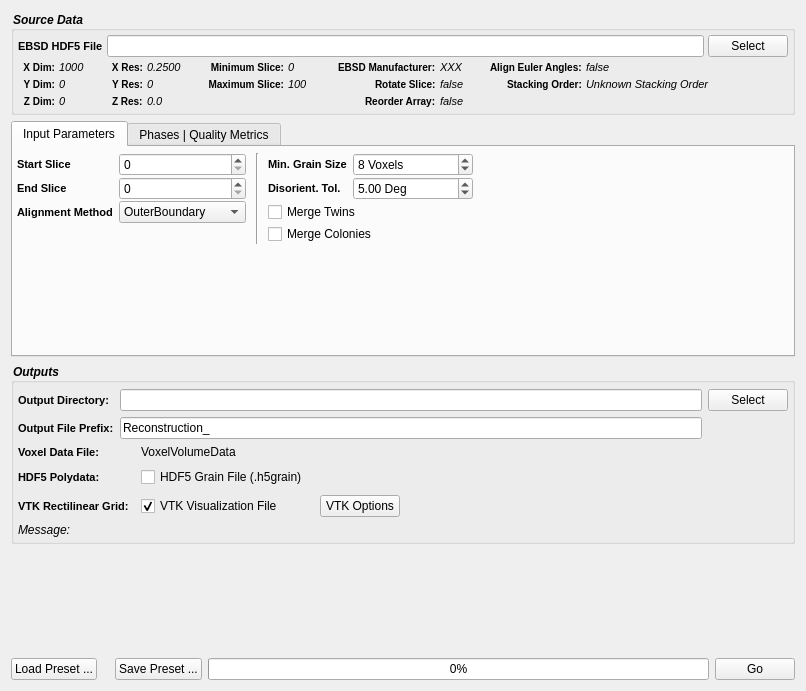
<?xml version="1.0" encoding="UTF-8"?>
<ui version="4.0">
 <class>ReconstructionWidget</class>
 <widget class="QWidget" name="ReconstructionWidget">
  <property name="geometry">
   <rect>
    <x>0</x>
    <y>0</y>
    <width>806</width>
    <height>691</height>
   </rect>
  </property>
  <property name="sizePolicy">
   <sizepolicy hsizetype="Expanding" vsizetype="Expanding">
    <horstretch>0</horstretch>
    <verstretch>0</verstretch>
   </sizepolicy>
  </property>
  <property name="windowTitle">
   <string>Form</string>
  </property>
  <property name="styleSheet">
   <string notr="true"/>
  </property>
  <layout class="QGridLayout" name="gridLayout_7">
   <item row="0" column="0">
    <widget class="QGroupBox" name="groupBox_3">
     <property name="font">
      <font>
       <pointsize>-1</pointsize>
       <weight>75</weight>
       <italic>true</italic>
       <bold>true</bold>
      </font>
     </property>
     <property name="styleSheet">
      <string notr="true">QGroupBox 
{
	font-style: italic;font-weight: bold;
  font-size: 12px;
  }
</string>
     </property>
     <property name="title">
      <string>Source Data</string>
     </property>
     <layout class="QGridLayout" name="gridLayout_5">
      <property name="margin">
       <number>4</number>
      </property>
      <property name="spacing">
       <number>4</number>
      </property>
      <item row="0" column="0" colspan="12">
       <layout class="QGridLayout" name="gridLayout_2">
        <item row="1" column="1">
         <widget class="QLabel" name="label">
          <property name="styleSheet">
           <string notr="true">QLabel {
font-weight: bold;
font-size: 11px;
}</string>
          </property>
          <property name="text">
           <string>EBSD HDF5 File</string>
          </property>
         </widget>
        </item>
        <item row="1" column="2">
         <widget class="QFSDropLineEdit" name="m_H5EbsdFile"/>
        </item>
        <item row="1" column="3">
         <widget class="QPushButton" name="m_H5EbsdBtn">
          <property name="text">
           <string>Select</string>
          </property>
         </widget>
        </item>
       </layout>
      </item>
      <item row="1" column="4">
       <layout class="QFormLayout" name="formLayout">
        <property name="fieldGrowthPolicy">
         <enum>QFormLayout::FieldsStayAtSizeHint</enum>
        </property>
        <property name="labelAlignment">
         <set>Qt::AlignRight|Qt::AlignTrailing|Qt::AlignVCenter</set>
        </property>
        <property name="leftMargin">
         <number>5</number>
        </property>
        <property name="rightMargin">
         <number>5</number>
        </property>
        <item row="0" column="0">
         <widget class="QLabel" name="label_7">
          <property name="font">
           <font>
            <pointsize>-1</pointsize>
            <weight>75</weight>
            <bold>true</bold>
           </font>
          </property>
          <property name="styleSheet">
           <string notr="true">QLabel {
font-weight: bold;
font-size: 10px;
}</string>
          </property>
          <property name="text">
           <string>Minimum Slice:</string>
          </property>
          <property name="alignment">
           <set>Qt::AlignRight|Qt::AlignTrailing|Qt::AlignVCenter</set>
          </property>
         </widget>
        </item>
        <item row="0" column="1">
         <widget class="QLabel" name="m_ZMin">
          <property name="font">
           <font>
            <pointsize>-1</pointsize>
            <italic>true</italic>
           </font>
          </property>
          <property name="styleSheet">
           <string notr="true">QLabel {
	font-size: 11px;
	font-style: italic;
}</string>
          </property>
          <property name="text">
           <string>0</string>
          </property>
          <property name="scaledContents">
           <bool>true</bool>
          </property>
         </widget>
        </item>
        <item row="1" column="0">
         <widget class="QLabel" name="label_54">
          <property name="font">
           <font>
            <pointsize>-1</pointsize>
            <weight>75</weight>
            <bold>true</bold>
           </font>
          </property>
          <property name="styleSheet">
           <string notr="true">QLabel {
font-weight: bold;
font-size: 10px;
}</string>
          </property>
          <property name="text">
           <string>Maximum Slice:</string>
          </property>
          <property name="alignment">
           <set>Qt::AlignRight|Qt::AlignTrailing|Qt::AlignVCenter</set>
          </property>
         </widget>
        </item>
        <item row="1" column="1">
         <widget class="QLabel" name="m_ZMax">
          <property name="font">
           <font>
            <pointsize>-1</pointsize>
            <italic>true</italic>
           </font>
          </property>
          <property name="styleSheet">
           <string notr="true">QLabel {
	font-size: 11px;
	font-style: italic;
}</string>
          </property>
          <property name="text">
           <string>100</string>
          </property>
          <property name="scaledContents">
           <bool>true</bool>
          </property>
         </widget>
        </item>
       </layout>
      </item>
      <item row="1" column="11">
       <spacer name="horizontalSpacer_2">
        <property name="orientation">
         <enum>Qt::Horizontal</enum>
        </property>
        <property name="sizeHint" stdset="0">
         <size>
          <width>40</width>
          <height>20</height>
         </size>
        </property>
       </spacer>
      </item>
      <item row="1" column="7">
       <layout class="QFormLayout" name="formLayout_5">
        <property name="fieldGrowthPolicy">
         <enum>QFormLayout::FieldsStayAtSizeHint</enum>
        </property>
        <property name="labelAlignment">
         <set>Qt::AlignRight|Qt::AlignTrailing|Qt::AlignVCenter</set>
        </property>
        <property name="leftMargin">
         <number>5</number>
        </property>
        <property name="rightMargin">
         <number>5</number>
        </property>
        <item row="0" column="0">
         <widget class="QLabel" name="label_23">
          <property name="font">
           <font>
            <pointsize>-1</pointsize>
            <weight>75</weight>
            <bold>true</bold>
           </font>
          </property>
          <property name="styleSheet">
           <string notr="true">QLabel {
font-weight: bold;
font-size: 10px;
}</string>
          </property>
          <property name="text">
           <string>EBSD Manufacturer:</string>
          </property>
          <property name="alignment">
           <set>Qt::AlignJustify|Qt::AlignVCenter</set>
          </property>
          <property name="wordWrap">
           <bool>false</bool>
          </property>
         </widget>
        </item>
        <item row="0" column="1">
         <widget class="QLabel" name="m_EbsdManufacturer">
          <property name="font">
           <font>
            <pointsize>-1</pointsize>
            <italic>true</italic>
           </font>
          </property>
          <property name="styleSheet">
           <string notr="true">QLabel {
	font-size: 11px;
	font-style: italic;
}</string>
          </property>
          <property name="text">
           <string>XXX</string>
          </property>
          <property name="scaledContents">
           <bool>true</bool>
          </property>
         </widget>
        </item>
        <item row="1" column="0">
         <widget class="QLabel" name="label_3">
          <property name="font">
           <font>
            <pointsize>-1</pointsize>
            <weight>75</weight>
            <bold>true</bold>
           </font>
          </property>
          <property name="styleSheet">
           <string notr="true">QLabel {
font-weight: bold;
font-size: 10px;
}</string>
          </property>
          <property name="text">
           <string>Rotate Slice:</string>
          </property>
          <property name="alignment">
           <set>Qt::AlignJustify|Qt::AlignVCenter</set>
          </property>
          <property name="wordWrap">
           <bool>false</bool>
          </property>
         </widget>
        </item>
        <item row="1" column="1">
         <widget class="QLabel" name="m_RotateSliceLabel">
          <property name="font">
           <font>
            <pointsize>-1</pointsize>
            <italic>true</italic>
           </font>
          </property>
          <property name="styleSheet">
           <string notr="true">QLabel {
	font-size: 11px;
	font-style: italic;
}</string>
          </property>
          <property name="text">
           <string>false</string>
          </property>
          <property name="scaledContents">
           <bool>true</bool>
          </property>
         </widget>
        </item>
        <item row="2" column="0">
         <widget class="QLabel" name="label_20">
          <property name="font">
           <font>
            <pointsize>-1</pointsize>
            <weight>75</weight>
            <bold>true</bold>
           </font>
          </property>
          <property name="styleSheet">
           <string notr="true">QLabel {
font-weight: bold;
font-size: 10px;
}</string>
          </property>
          <property name="text">
           <string>Reorder Array:</string>
          </property>
          <property name="alignment">
           <set>Qt::AlignJustify|Qt::AlignVCenter</set>
          </property>
          <property name="wordWrap">
           <bool>false</bool>
          </property>
         </widget>
        </item>
        <item row="2" column="1">
         <widget class="QLabel" name="m_ReorderArrayLabel">
          <property name="font">
           <font>
            <pointsize>-1</pointsize>
            <italic>true</italic>
           </font>
          </property>
          <property name="styleSheet">
           <string notr="true">QLabel {
	font-size: 11px;
	font-style: italic;
}</string>
          </property>
          <property name="text">
           <string>false</string>
          </property>
          <property name="scaledContents">
           <bool>true</bool>
          </property>
         </widget>
        </item>
       </layout>
      </item>
      <item row="1" column="9">
       <layout class="QFormLayout" name="formLayout_2">
        <property name="labelAlignment">
         <set>Qt::AlignRight|Qt::AlignTrailing|Qt::AlignVCenter</set>
        </property>
        <property name="leftMargin">
         <number>5</number>
        </property>
        <property name="rightMargin">
         <number>5</number>
        </property>
        <item row="1" column="0">
         <widget class="QLabel" name="label_24">
          <property name="font">
           <font>
            <pointsize>-1</pointsize>
            <weight>75</weight>
            <bold>true</bold>
           </font>
          </property>
          <property name="styleSheet">
           <string notr="true">QLabel {
font-weight: bold;
font-size: 10px;
}</string>
          </property>
          <property name="text">
           <string>Stacking Order:</string>
          </property>
          <property name="scaledContents">
           <bool>false</bool>
          </property>
         </widget>
        </item>
        <item row="0" column="0">
         <widget class="QLabel" name="label_22">
          <property name="font">
           <font>
            <pointsize>-1</pointsize>
            <weight>75</weight>
            <bold>true</bold>
           </font>
          </property>
          <property name="styleSheet">
           <string notr="true">QLabel {
font-weight: bold;
font-size: 10px;
}</string>
          </property>
          <property name="text">
           <string>Align Euler Angles:</string>
          </property>
          <property name="scaledContents">
           <bool>false</bool>
          </property>
         </widget>
        </item>
        <item row="0" column="1">
         <widget class="QLabel" name="m_AlignEulersLabel">
          <property name="font">
           <font>
            <pointsize>-1</pointsize>
            <italic>true</italic>
           </font>
          </property>
          <property name="styleSheet">
           <string notr="true">QLabel {
	font-size: 11px;
	font-style: italic;
}</string>
          </property>
          <property name="text">
           <string>false</string>
          </property>
          <property name="scaledContents">
           <bool>true</bool>
          </property>
         </widget>
        </item>
        <item row="1" column="1">
         <widget class="QLabel" name="m_StackingOrder">
          <property name="font">
           <font>
            <pointsize>-1</pointsize>
            <italic>true</italic>
           </font>
          </property>
          <property name="styleSheet">
           <string notr="true">QLabel {
	font-size: 11px;
	font-style: italic;
}</string>
          </property>
          <property name="text">
           <string>Unknown Stacking Order</string>
          </property>
          <property name="scaledContents">
           <bool>true</bool>
          </property>
         </widget>
        </item>
       </layout>
      </item>
      <item row="1" column="3">
       <spacer name="horizontalSpacer_3">
        <property name="orientation">
         <enum>Qt::Horizontal</enum>
        </property>
        <property name="sizeType">
         <enum>QSizePolicy::Fixed</enum>
        </property>
        <property name="sizeHint" stdset="0">
         <size>
          <width>8</width>
          <height>20</height>
         </size>
        </property>
       </spacer>
      </item>
      <item row="1" column="1">
       <spacer name="horizontalSpacer_4">
        <property name="orientation">
         <enum>Qt::Horizontal</enum>
        </property>
        <property name="sizeType">
         <enum>QSizePolicy::Fixed</enum>
        </property>
        <property name="sizeHint" stdset="0">
         <size>
          <width>8</width>
          <height>20</height>
         </size>
        </property>
       </spacer>
      </item>
      <item row="1" column="5">
       <spacer name="horizontalSpacer_6">
        <property name="orientation">
         <enum>Qt::Horizontal</enum>
        </property>
        <property name="sizeType">
         <enum>QSizePolicy::Fixed</enum>
        </property>
        <property name="sizeHint" stdset="0">
         <size>
          <width>8</width>
          <height>20</height>
         </size>
        </property>
       </spacer>
      </item>
      <item row="1" column="8">
       <spacer name="horizontalSpacer_5">
        <property name="orientation">
         <enum>Qt::Horizontal</enum>
        </property>
        <property name="sizeType">
         <enum>QSizePolicy::Fixed</enum>
        </property>
        <property name="sizeHint" stdset="0">
         <size>
          <width>8</width>
          <height>20</height>
         </size>
        </property>
       </spacer>
      </item>
      <item row="1" column="2">
       <layout class="QFormLayout" name="formLayout_4">
        <property name="labelAlignment">
         <set>Qt::AlignRight|Qt::AlignTrailing|Qt::AlignVCenter</set>
        </property>
        <property name="leftMargin">
         <number>5</number>
        </property>
        <property name="rightMargin">
         <number>5</number>
        </property>
        <item row="0" column="0">
         <widget class="QLabel" name="label_16">
          <property name="font">
           <font>
            <pointsize>-1</pointsize>
            <weight>75</weight>
            <bold>true</bold>
           </font>
          </property>
          <property name="styleSheet">
           <string notr="true">QLabel {
font-weight: bold;
font-size: 10px;
}</string>
          </property>
          <property name="text">
           <string>X Res:</string>
          </property>
          <property name="alignment">
           <set>Qt::AlignRight|Qt::AlignTrailing|Qt::AlignVCenter</set>
          </property>
         </widget>
        </item>
        <item row="0" column="1">
         <widget class="QLabel" name="m_XRes">
          <property name="font">
           <font>
            <pointsize>-1</pointsize>
            <italic>true</italic>
           </font>
          </property>
          <property name="styleSheet">
           <string notr="true">QLabel {
	font-size: 11px;
	font-style: italic;
}</string>
          </property>
          <property name="text">
           <string>0.2500</string>
          </property>
          <property name="scaledContents">
           <bool>true</bool>
          </property>
         </widget>
        </item>
        <item row="1" column="0">
         <widget class="QLabel" name="label_17">
          <property name="font">
           <font>
            <pointsize>-1</pointsize>
            <weight>75</weight>
            <bold>true</bold>
           </font>
          </property>
          <property name="styleSheet">
           <string notr="true">QLabel {
font-weight: bold;
font-size: 10px;
}</string>
          </property>
          <property name="text">
           <string>Y Res:</string>
          </property>
          <property name="alignment">
           <set>Qt::AlignRight|Qt::AlignTrailing|Qt::AlignVCenter</set>
          </property>
         </widget>
        </item>
        <item row="1" column="1">
         <widget class="QLabel" name="m_YRes">
          <property name="font">
           <font>
            <pointsize>-1</pointsize>
            <italic>true</italic>
           </font>
          </property>
          <property name="styleSheet">
           <string notr="true">QLabel {
	font-size: 11px;
	font-style: italic;
}</string>
          </property>
          <property name="text">
           <string>0</string>
          </property>
          <property name="scaledContents">
           <bool>true</bool>
          </property>
         </widget>
        </item>
        <item row="2" column="0">
         <widget class="QLabel" name="m_ZMax_2">
          <property name="font">
           <font>
            <pointsize>-1</pointsize>
            <weight>75</weight>
            <bold>true</bold>
           </font>
          </property>
          <property name="styleSheet">
           <string notr="true">QLabel {
font-weight: bold;
font-size: 10px;
}</string>
          </property>
          <property name="text">
           <string>Z Res:</string>
          </property>
         </widget>
        </item>
        <item row="2" column="1">
         <widget class="QLabel" name="m_ZRes">
          <property name="font">
           <font>
            <pointsize>-1</pointsize>
            <italic>true</italic>
           </font>
          </property>
          <property name="styleSheet">
           <string notr="true">QLabel {
	font-size: 11px;
	font-style: italic;
}</string>
          </property>
          <property name="text">
           <string>0.0</string>
          </property>
          <property name="scaledContents">
           <bool>true</bool>
          </property>
         </widget>
        </item>
       </layout>
      </item>
      <item row="1" column="0">
       <layout class="QFormLayout" name="formLayout_3">
        <property name="fieldGrowthPolicy">
         <enum>QFormLayout::AllNonFixedFieldsGrow</enum>
        </property>
        <property name="leftMargin">
         <number>5</number>
        </property>
        <property name="rightMargin">
         <number>5</number>
        </property>
        <item row="0" column="0">
         <widget class="QLabel" name="label_13">
          <property name="font">
           <font>
            <pointsize>-1</pointsize>
            <weight>75</weight>
            <bold>true</bold>
           </font>
          </property>
          <property name="styleSheet">
           <string notr="true">QLabel {
font-weight: bold;
font-size: 10px;
}</string>
          </property>
          <property name="text">
           <string>X Dim:</string>
          </property>
          <property name="alignment">
           <set>Qt::AlignRight|Qt::AlignTrailing|Qt::AlignVCenter</set>
          </property>
         </widget>
        </item>
        <item row="0" column="1">
         <widget class="QLabel" name="m_XDim">
          <property name="font">
           <font>
            <pointsize>-1</pointsize>
            <italic>true</italic>
           </font>
          </property>
          <property name="styleSheet">
           <string notr="true">QLabel {
	font-size: 11px;
	font-style: italic;
}</string>
          </property>
          <property name="text">
           <string>1000</string>
          </property>
          <property name="scaledContents">
           <bool>true</bool>
          </property>
         </widget>
        </item>
        <item row="1" column="0">
         <widget class="QLabel" name="label_14">
          <property name="font">
           <font>
            <pointsize>-1</pointsize>
            <weight>75</weight>
            <bold>true</bold>
           </font>
          </property>
          <property name="styleSheet">
           <string notr="true">QLabel {
font-weight: bold;
font-size: 10px;
}</string>
          </property>
          <property name="text">
           <string>Y Dim:</string>
          </property>
          <property name="alignment">
           <set>Qt::AlignRight|Qt::AlignTrailing|Qt::AlignVCenter</set>
          </property>
         </widget>
        </item>
        <item row="1" column="1">
         <widget class="QLabel" name="m_YDim">
          <property name="font">
           <font>
            <pointsize>-1</pointsize>
            <italic>true</italic>
           </font>
          </property>
          <property name="styleSheet">
           <string notr="true">QLabel {
	font-size: 11px;
	font-style: italic;
}</string>
          </property>
          <property name="text">
           <string>0</string>
          </property>
          <property name="scaledContents">
           <bool>true</bool>
          </property>
         </widget>
        </item>
        <item row="2" column="0">
         <widget class="QLabel" name="label_15">
          <property name="font">
           <font>
            <pointsize>-1</pointsize>
            <weight>75</weight>
            <bold>true</bold>
           </font>
          </property>
          <property name="styleSheet">
           <string notr="true">QLabel {
font-weight: bold;
font-size: 10px;
}</string>
          </property>
          <property name="text">
           <string>Z Dim:</string>
          </property>
          <property name="alignment">
           <set>Qt::AlignRight|Qt::AlignTrailing|Qt::AlignVCenter</set>
          </property>
         </widget>
        </item>
        <item row="2" column="1">
         <widget class="QLabel" name="m_ZDim">
          <property name="font">
           <font>
            <pointsize>-1</pointsize>
            <italic>true</italic>
           </font>
          </property>
          <property name="styleSheet">
           <string notr="true">QLabel {
	font-size: 11px;
	font-style: italic;
}</string>
          </property>
          <property name="text">
           <string>0</string>
          </property>
          <property name="scaledContents">
           <bool>true</bool>
          </property>
         </widget>
        </item>
       </layout>
      </item>
     </layout>
    </widget>
   </item>
   <item row="1" column="0">
    <widget class="QTabWidget" name="tabWidget">
     <property name="sizePolicy">
      <sizepolicy hsizetype="Expanding" vsizetype="Maximum">
       <horstretch>0</horstretch>
       <verstretch>0</verstretch>
      </sizepolicy>
     </property>
     <property name="styleSheet">
      <string notr="true"/>
     </property>
     <property name="tabPosition">
      <enum>QTabWidget::North</enum>
     </property>
     <property name="tabShape">
      <enum>QTabWidget::Rounded</enum>
     </property>
     <property name="currentIndex">
      <number>0</number>
     </property>
     <property name="documentMode">
      <bool>false</bool>
     </property>
     <widget class="QWidget" name="input_parameters_tab">
      <property name="sizePolicy">
       <sizepolicy hsizetype="Preferred" vsizetype="Maximum">
        <horstretch>0</horstretch>
        <verstretch>0</verstretch>
       </sizepolicy>
      </property>
      <attribute name="title">
       <string>Input Parameters</string>
      </attribute>
      <layout class="QGridLayout" name="gridLayout_6" rowstretch="1,1,1,1,0">
       <property name="leftMargin">
        <number>4</number>
       </property>
       <property name="topMargin">
        <number>6</number>
       </property>
       <property name="rightMargin">
        <number>4</number>
       </property>
       <property name="bottomMargin">
        <number>4</number>
       </property>
       <property name="horizontalSpacing">
        <number>6</number>
       </property>
       <property name="verticalSpacing">
        <number>1</number>
       </property>
       <item row="0" column="0">
        <widget class="QLabel" name="label_5">
         <property name="styleSheet">
          <string notr="true">QLabel {
font-weight: bold;
font-size: 11px;
}</string>
         </property>
         <property name="text">
          <string>Start Slice</string>
         </property>
        </widget>
       </item>
       <item row="0" column="3" rowspan="4">
        <widget class="Line" name="line_2">
         <property name="minimumSize">
          <size>
           <width>10</width>
           <height>0</height>
          </size>
         </property>
         <property name="orientation">
          <enum>Qt::Vertical</enum>
         </property>
        </widget>
       </item>
       <item row="0" column="4">
        <widget class="QLabel" name="label_8">
         <property name="styleSheet">
          <string notr="true">QLabel {
font-weight: bold;
font-size: 11px;
}</string>
         </property>
         <property name="text">
          <string>Min. Grain Size</string>
         </property>
        </widget>
       </item>
       <item row="0" column="5">
        <widget class="QSpinBox" name="m_MinAllowedGrainSize">
         <property name="suffix">
          <string> Voxels</string>
         </property>
         <property name="minimum">
          <number>1</number>
         </property>
         <property name="maximum">
          <number>1000</number>
         </property>
         <property name="value">
          <number>8</number>
         </property>
        </widget>
       </item>
       <item row="0" column="6" rowspan="4">
        <spacer name="horizontalSpacer">
         <property name="orientation">
          <enum>Qt::Horizontal</enum>
         </property>
         <property name="sizeHint" stdset="0">
          <size>
           <width>40</width>
           <height>20</height>
          </size>
         </property>
        </spacer>
       </item>
       <item row="1" column="0">
        <widget class="QLabel" name="label_6">
         <property name="styleSheet">
          <string notr="true">QLabel {
font-weight: bold;
font-size: 11px;
}</string>
         </property>
         <property name="text">
          <string>End Slice</string>
         </property>
        </widget>
       </item>
       <item row="1" column="4">
        <widget class="QLabel" name="label_10">
         <property name="styleSheet">
          <string notr="true">QLabel {
font-weight: bold;
font-size: 11px;
}</string>
         </property>
         <property name="text">
          <string>Disorient. Tol.</string>
         </property>
        </widget>
       </item>
       <item row="1" column="5">
        <widget class="QDoubleSpinBox" name="m_MisOrientationTolerance">
         <property name="minimumSize">
          <size>
           <width>120</width>
           <height>0</height>
          </size>
         </property>
         <property name="suffix">
          <string> Deg</string>
         </property>
         <property name="decimals">
          <number>2</number>
         </property>
         <property name="maximum">
          <double>180.000000000000000</double>
         </property>
         <property name="singleStep">
          <double>1.000000000000000</double>
         </property>
         <property name="value">
          <double>5.000000000000000</double>
         </property>
        </widget>
       </item>
       <item row="2" column="0">
        <widget class="QLabel" name="label_34">
         <property name="styleSheet">
          <string notr="true">QLabel {
font-weight: bold;
font-size: 11px;
}</string>
         </property>
         <property name="text">
          <string>Alignment Method</string>
         </property>
        </widget>
       </item>
       <item row="2" column="4" colspan="2">
        <widget class="QCheckBox" name="m_MergeTwins">
         <property name="styleSheet">
          <string notr="true">QLabel {
font-weight: bold;
font-size: 10px;
}</string>
         </property>
         <property name="text">
          <string>Merge Twins</string>
         </property>
        </widget>
       </item>
       <item row="3" column="4" colspan="2">
        <widget class="QCheckBox" name="m_MergeColonies">
         <property name="styleSheet">
          <string notr="true">QLabel {
font-weight: bold;
font-size: 10px;
}</string>
         </property>
         <property name="text">
          <string>Merge Colonies</string>
         </property>
        </widget>
       </item>
       <item row="2" column="1">
        <widget class="QComboBox" name="m_AlignMeth">
         <item>
          <property name="text">
           <string>OuterBoundary</string>
          </property>
         </item>
         <item>
          <property name="text">
           <string>Misorientation</string>
          </property>
         </item>
         <item>
          <property name="text">
           <string>MutualInformation</string>
          </property>
         </item>
        </widget>
       </item>
       <item row="1" column="1">
        <widget class="QSpinBox" name="m_ZEndIndex">
         <property name="minimumSize">
          <size>
           <width>75</width>
           <height>0</height>
          </size>
         </property>
        </widget>
       </item>
       <item row="0" column="1">
        <widget class="QSpinBox" name="m_ZStartIndex">
         <property name="minimumSize">
          <size>
           <width>75</width>
           <height>0</height>
          </size>
         </property>
        </widget>
       </item>
       <item row="4" column="4">
        <spacer name="verticalSpacer">
         <property name="orientation">
          <enum>Qt::Vertical</enum>
         </property>
         <property name="sizeHint" stdset="0">
          <size>
           <width>20</width>
           <height>40</height>
          </size>
         </property>
        </spacer>
       </item>
      </layout>
     </widget>
     <widget class="QWidget" name="phase_quality_metric_tab">
      <property name="sizePolicy">
       <sizepolicy hsizetype="Preferred" vsizetype="Maximum">
        <horstretch>0</horstretch>
        <verstretch>0</verstretch>
       </sizepolicy>
      </property>
      <attribute name="title">
       <string>Phases | Quality Metrics</string>
      </attribute>
      <layout class="QGridLayout" name="gridLayout_3">
       <property name="leftMargin">
        <number>5</number>
       </property>
       <property name="rightMargin">
        <number>5</number>
       </property>
       <property name="bottomMargin">
        <number>5</number>
       </property>
       <property name="spacing">
        <number>3</number>
       </property>
       <item row="1" column="4" rowspan="2">
        <layout class="QVBoxLayout" name="verticalLayout_3">
         <property name="spacing">
          <number>4</number>
         </property>
         <property name="sizeConstraint">
          <enum>QLayout::SetDefaultConstraint</enum>
         </property>
         <property name="leftMargin">
          <number>5</number>
         </property>
         <property name="rightMargin">
          <number>5</number>
         </property>
         <property name="bottomMargin">
          <number>0</number>
         </property>
         <item>
          <widget class="QTableView" name="m_QualityMetricTableView">
           <property name="sizePolicy">
            <sizepolicy hsizetype="Expanding" vsizetype="Expanding">
             <horstretch>0</horstretch>
             <verstretch>0</verstretch>
            </sizepolicy>
           </property>
           <property name="minimumSize">
            <size>
             <width>0</width>
             <height>100</height>
            </size>
           </property>
           <property name="maximumSize">
            <size>
             <width>16777215</width>
             <height>150</height>
            </size>
           </property>
           <property name="editTriggers">
            <set>QAbstractItemView::AnyKeyPressed|QAbstractItemView::EditKeyPressed|QAbstractItemView::SelectedClicked</set>
           </property>
           <property name="alternatingRowColors">
            <bool>true</bool>
           </property>
           <property name="verticalScrollMode">
            <enum>QAbstractItemView::ScrollPerPixel</enum>
           </property>
           <property name="horizontalScrollMode">
            <enum>QAbstractItemView::ScrollPerPixel</enum>
           </property>
           <property name="showGrid">
            <bool>false</bool>
           </property>
           <property name="cornerButtonEnabled">
            <bool>false</bool>
           </property>
           <attribute name="horizontalHeaderDefaultSectionSize">
            <number>120</number>
           </attribute>
           <attribute name="verticalHeaderVisible">
            <bool>false</bool>
           </attribute>
          </widget>
         </item>
         <item>
          <layout class="QHBoxLayout" name="horizontalLayout_2">
           <property name="topMargin">
            <number>0</number>
           </property>
           <item>
            <widget class="QToolButton" name="addQualityMetric">
             <property name="text">
              <string>+</string>
             </property>
             <property name="icon">
              <iconset resource="../../../../Resources/icons/images/Icons.qrc">
               <normaloff>:/plus.png</normaloff>:/plus.png</iconset>
             </property>
            </widget>
           </item>
           <item>
            <widget class="QToolButton" name="removeQualityMetric">
             <property name="text">
              <string>-</string>
             </property>
             <property name="icon">
              <iconset resource="../../../../Resources/icons/images/Icons.qrc">
               <normaloff>:/minus.png</normaloff>:/minus.png</iconset>
             </property>
            </widget>
           </item>
           <item>
            <spacer name="horizontalSpacer_8">
             <property name="orientation">
              <enum>Qt::Horizontal</enum>
             </property>
             <property name="sizeHint" stdset="0">
              <size>
               <width>40</width>
               <height>20</height>
              </size>
             </property>
            </spacer>
           </item>
          </layout>
         </item>
        </layout>
       </item>
       <item row="0" column="4">
        <widget class="QLabel" name="label_9">
         <property name="text">
          <string>Voxel Quality Metrics</string>
         </property>
         <property name="alignment">
          <set>Qt::AlignCenter</set>
         </property>
        </widget>
       </item>
       <item row="0" column="0">
        <widget class="QLabel" name="label_11">
         <property name="text">
          <string>Phase Types</string>
         </property>
         <property name="alignment">
          <set>Qt::AlignCenter</set>
         </property>
        </widget>
       </item>
       <item row="1" column="0">
        <widget class="QListWidget" name="phaseTypeList">
         <property name="sizePolicy">
          <sizepolicy hsizetype="Preferred" vsizetype="Expanding">
           <horstretch>0</horstretch>
           <verstretch>0</verstretch>
          </sizepolicy>
         </property>
         <property name="minimumSize">
          <size>
           <width>0</width>
           <height>100</height>
          </size>
         </property>
         <property name="maximumSize">
          <size>
           <width>16777215</width>
           <height>150</height>
          </size>
         </property>
         <property name="editTriggers">
          <set>QAbstractItemView::AllEditTriggers</set>
         </property>
         <property name="alternatingRowColors">
          <bool>true</bool>
         </property>
        </widget>
       </item>
       <item row="1" column="1" rowspan="2">
        <widget class="Line" name="line">
         <property name="orientation">
          <enum>Qt::Vertical</enum>
         </property>
        </widget>
       </item>
      </layout>
     </widget>
    </widget>
   </item>
   <item row="2" column="0">
    <widget class="QGroupBox" name="groupBox">
     <property name="font">
      <font>
       <pointsize>-1</pointsize>
       <weight>75</weight>
       <italic>true</italic>
       <bold>true</bold>
      </font>
     </property>
     <property name="mouseTracking">
      <bool>true</bool>
     </property>
     <property name="styleSheet">
      <string notr="true">QGroupBox 
{
	font-style: italic;font-weight: bold;
font-size: 12px;
}</string>
     </property>
     <property name="title">
      <string>Outputs</string>
     </property>
     <layout class="QVBoxLayout" name="verticalLayout">
      <property name="spacing">
       <number>6</number>
      </property>
      <property name="leftMargin">
       <number>4</number>
      </property>
      <property name="topMargin">
       <number>6</number>
      </property>
      <property name="rightMargin">
       <number>4</number>
      </property>
      <property name="bottomMargin">
       <number>4</number>
      </property>
      <item>
       <layout class="QGridLayout" name="gridLayout">
        <item row="0" column="0">
         <widget class="QLabel" name="label_2">
          <property name="styleSheet">
           <string notr="true">QLabel {
font-weight: bold;
font-size: 11px;
}</string>
          </property>
          <property name="text">
           <string>Output Directory:</string>
          </property>
         </widget>
        </item>
        <item row="0" column="1">
         <widget class="QFSDropLineEdit" name="m_OutputDir"/>
        </item>
        <item row="0" column="2">
         <widget class="QPushButton" name="m_OutputDirBtn">
          <property name="text">
           <string>Select</string>
          </property>
         </widget>
        </item>
        <item row="1" column="0">
         <widget class="QLabel" name="label_4">
          <property name="styleSheet">
           <string notr="true">QLabel {
font-weight: bold;
font-size: 11px;
}</string>
          </property>
          <property name="text">
           <string>Output File Prefix:</string>
          </property>
         </widget>
        </item>
        <item row="1" column="1">
         <widget class="QLineEdit" name="m_OutputFilePrefix">
          <property name="text">
           <string>Reconstruction_</string>
          </property>
         </widget>
        </item>
       </layout>
      </item>
      <item>
       <layout class="QGridLayout" name="gridLayout_4">
        <property name="horizontalSpacing">
         <number>12</number>
        </property>
        <property name="verticalSpacing">
         <number>8</number>
        </property>
        <item row="0" column="0">
         <widget class="QLabel" name="label_12">
          <property name="styleSheet">
           <string notr="true">QLabel {
font-weight: bold;
font-size: 11px;
}</string>
          </property>
          <property name="text">
           <string>Voxel Data File:</string>
          </property>
         </widget>
        </item>
        <item row="0" column="1">
         <widget class="QLabel" name="m_H5VoxelFile">
          <property name="text">
           <string>VoxelVolumeData</string>
          </property>
         </widget>
        </item>
        <item row="1" column="0">
         <widget class="QLabel" name="label_19">
          <property name="styleSheet">
           <string notr="true">QLabel {
font-weight: bold;
font-size: 11px;
}</string>
          </property>
          <property name="text">
           <string>HDF5 Polydata:</string>
          </property>
         </widget>
        </item>
        <item row="1" column="1">
         <widget class="QCheckBox" name="m_HDF5GrainFile">
          <property name="text">
           <string>HDF5 Grain File (.h5grain)</string>
          </property>
          <property name="checked">
           <bool>false</bool>
          </property>
         </widget>
        </item>
        <item row="2" column="0">
         <widget class="QLabel" name="label_18">
          <property name="styleSheet">
           <string notr="true">QLabel {
font-weight: bold;
font-size: 11px;
}</string>
          </property>
          <property name="text">
           <string>VTK Rectilinear Grid:</string>
          </property>
         </widget>
        </item>
        <item row="2" column="1">
         <widget class="QCheckBox" name="m_VisualizationVizFile">
          <property name="text">
           <string>VTK Visualization File</string>
          </property>
          <property name="checked">
           <bool>true</bool>
          </property>
         </widget>
        </item>
        <item row="2" column="2">
         <widget class="QPushButton" name="m_VtkOptionsBtn">
          <property name="text">
           <string>VTK Options</string>
          </property>
         </widget>
        </item>
        <item row="2" column="3">
         <spacer name="horizontalSpacer_7">
          <property name="orientation">
           <enum>Qt::Horizontal</enum>
          </property>
          <property name="sizeHint" stdset="0">
           <size>
            <width>40</width>
            <height>20</height>
           </size>
          </property>
         </spacer>
        </item>
       </layout>
      </item>
      <item>
       <widget class="QLabel" name="messageLabel">
        <property name="font">
         <font>
          <italic>true</italic>
         </font>
        </property>
        <property name="text">
         <string>Message:</string>
        </property>
        <property name="wordWrap">
         <bool>true</bool>
        </property>
        <property name="margin">
         <number>3</number>
        </property>
       </widget>
      </item>
     </layout>
    </widget>
   </item>
   <item row="3" column="0">
    <spacer name="verticalSpacer_2">
     <property name="orientation">
      <enum>Qt::Vertical</enum>
     </property>
     <property name="sizeHint" stdset="0">
      <size>
       <width>20</width>
       <height>40</height>
      </size>
     </property>
    </spacer>
   </item>
   <item row="4" column="0">
    <layout class="QHBoxLayout" name="horizontalLayout_16">
     <item>
      <widget class="QPushButton" name="m_LoadSettingsBtn">
       <property name="text">
        <string>Load Preset ...</string>
       </property>
      </widget>
     </item>
     <item>
      <spacer name="horizontalSpacer_14">
       <property name="orientation">
        <enum>Qt::Horizontal</enum>
       </property>
       <property name="sizeType">
        <enum>QSizePolicy::Fixed</enum>
       </property>
       <property name="sizeHint" stdset="0">
        <size>
         <width>12</width>
         <height>20</height>
        </size>
       </property>
      </spacer>
     </item>
     <item>
      <widget class="QPushButton" name="m_SaveSettingsBtn">
       <property name="text">
        <string>Save Preset ...</string>
       </property>
      </widget>
     </item>
     <item>
      <widget class="QProgressBar" name="progressBar">
       <property name="value">
        <number>0</number>
       </property>
      </widget>
     </item>
     <item>
      <widget class="QPushButton" name="m_GoBtn">
       <property name="text">
        <string>Go</string>
       </property>
      </widget>
     </item>
    </layout>
   </item>
  </layout>
 </widget>
 <customwidgets>
  <customwidget>
   <class>QFSDropLineEdit</class>
   <extends>QLineEdit</extends>
   <header location="global">QFSDropLineEdit.h</header>
  </customwidget>
 </customwidgets>
 <resources>
  <include location="../../../../Resources/icons/images/Icons.qrc"/>
 </resources>
 <connections/>
</ui>
